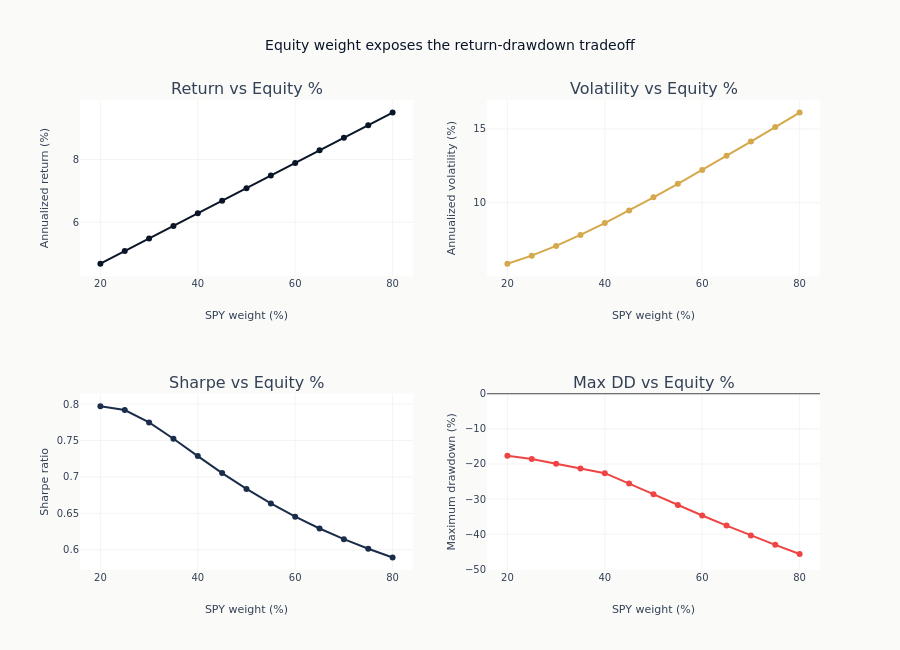

Notebook code cell kept with this figure:
### Markdown cell above
With the upper row held in memory, the lower row completes the figure before the notebook renders
it. This prevents an incomplete intermediate Plotly panel from appearing in the output.

### Code cell
fig.add_trace(
    go.Scatter(
        x=sensitivity_pd["weight"] * 100,
        y=sensitivity_pd["sharpe"],
        mode="lines+markers",
        line_color=COLORS["slate"],
    ),
    row=2,
    col=1,
)

fig.add_trace(
    go.Scatter(
        x=sensitivity_pd["weight"] * 100,
        y=sensitivity_pd["max_drawdown"] * 100,
        mode="lines+markers",
        line_color=COLORS["negative"],
    ),
    row=2,
    col=2,
)

fig.update_xaxes(title_text="SPY weight (%)", row=1, col=1)
fig.update_xaxes(title_text="SPY weight (%)", row=1, col=2)
fig.update_xaxes(title_text="SPY weight (%)", row=2, col=1)
fig.update_xaxes(title_text="SPY weight (%)", row=2, col=2)
fig.update_yaxes(title_text="Annualized return (%)", row=1, col=1)
fig.update_yaxes(title_text="Annualized volatility (%)", row=1, col=2)
fig.update_yaxes(title_text="Sharpe ratio", row=2, col=1)
fig.update_yaxes(
    title_text="Maximum drawdown (%)",
    range=[sensitivity_df["max_drawdown"].min() * 110, 0],
    row=2,
    col=2,
)
fig.update_layout(
    title="Equity weight exposes the return-drawdown tradeoff", height=650, showlegend=False
)
fig.show()

### Figure 1 — Plotly figure (JSON) as saved in the notebook; plotly's stock layout.template omitted (floating-point values rounded to 4 significant figures)
{"data": [{"line": {"color": "#0a1628"}, "mode": "lines+markers", "type": "scatter", "x": [20.0, 25.0, 30.0, 35.0, 40.0, 45.0, 50.0, 55.0, 60.0, 65.0, 70.0, 75.0, 80.0], "xaxis": "x", "y": [4.678, 5.079, 5.481, 5.883, 6.284, 6.686, 7.088, 7.49, 7.891, 8.293, 8.695, 9.096, 9.498], "yaxis": "y"}, {"line": {"color": "#D4A84B"}, "mode": "lines+markers", "type": "scatter", "x": [20.0, 25.0, 30.0, 35.0, 40.0, 45.0, 50.0, 55.0, 60.0, 65.0, 70.0, 75.0, 80.0], "xaxis": "x2", "y": [5.869, 6.415, 7.074, 7.818, 8.625, 9.48, 10.37, 11.29, 12.23, 13.18, 14.15, 15.13, 16.11], "yaxis": "y2"}, {"line": {"color": "#1a2d4a"}, "mode": "lines+markers", "type": "scatter", "x": [20.0, 25.0, 30.0, 35.0, 40.0, 45.0, 50.0, 55.0, 60.0, 65.0, 70.0, 75.0, 80.0], "xaxis": "x3", "y": [0.797, 0.7919, 0.7749, 0.7525, 0.7286, 0.7053, 0.6835, 0.6636, 0.6455, 0.6292, 0.6146, 0.6014, 0.5895], "yaxis": "y3"}, {"line": {"color": "#ef4444"}, "mode": "lines+markers", "type": "scatter", "x": [20.0, 25.0, 30.0, 35.0, 40.0, 45.0, 50.0, 55.0, 60.0, 65.0, 70.0, 75.0, 80.0], "xaxis": "x4", "y": [-17.66, -18.63, -19.98, -21.31, -22.64, -25.6, -28.68, -31.73, -34.7, -37.58, -40.37, -43.06, -45.66], "yaxis": "y4"}], "layout": {"annotations": [{"font": {"size": 16}, "showarrow": false, "text": "Return vs Equity %", "x": 0.225, "xanchor": "center", "xref": "paper", "y": 1.0, "yanchor": "bottom", "yref": "paper"}, {"font": {"size": 16}, "showarrow": false, "text": "Volatility vs Equity %", "x": 0.775, "xanchor": "center", "xref": "paper", "y": 1.0, "yanchor": "bottom", "yref": "paper"}, {"font": {"size": 16}, "showarrow": false, "text": "Sharpe vs Equity %", "x": 0.225, "xanchor": "center", "xref": "paper", "y": 0.375, "yanchor": "bottom", "yref": "paper"}, {"font": {"size": 16}, "showarrow": false, "text": "Max DD vs Equity %", "x": 0.775, "xanchor": "center", "xref": "paper", "y": 0.375, "yanchor": "bottom", "yref": "paper"}], "height": 650, "showlegend": false, "title": {"text": "Equity weight exposes the return-drawdown tradeoff"}, "xaxis": {"anchor": "y", "domain": [0.0, 0.45], "title": {"text": "SPY weight (%)"}}, "xaxis2": {"anchor": "y2", "domain": [0.55, 1.0], "title": {"text": "SPY weight (%)"}}, "xaxis3": {"anchor": "y3", "domain": [0.0, 0.45], "title": {"text": "SPY weight (%)"}}, "xaxis4": {"anchor": "y4", "domain": [0.55, 1.0], "title": {"text": "SPY weight (%)"}}, "yaxis": {"anchor": "x", "domain": [0.625, 1.0], "title": {"text": "Annualized return (%)"}}, "yaxis2": {"anchor": "x2", "domain": [0.625, 1.0], "title": {"text": "Annualized volatility (%)"}}, "yaxis3": {"anchor": "x3", "domain": [0.0, 0.375], "title": {"text": "Sharpe ratio"}}, "yaxis4": {"anchor": "x4", "domain": [0.0, 0.375], "range": [-50.23, 0], "title": {"text": "Maximum drawdown (%)"}}}}
